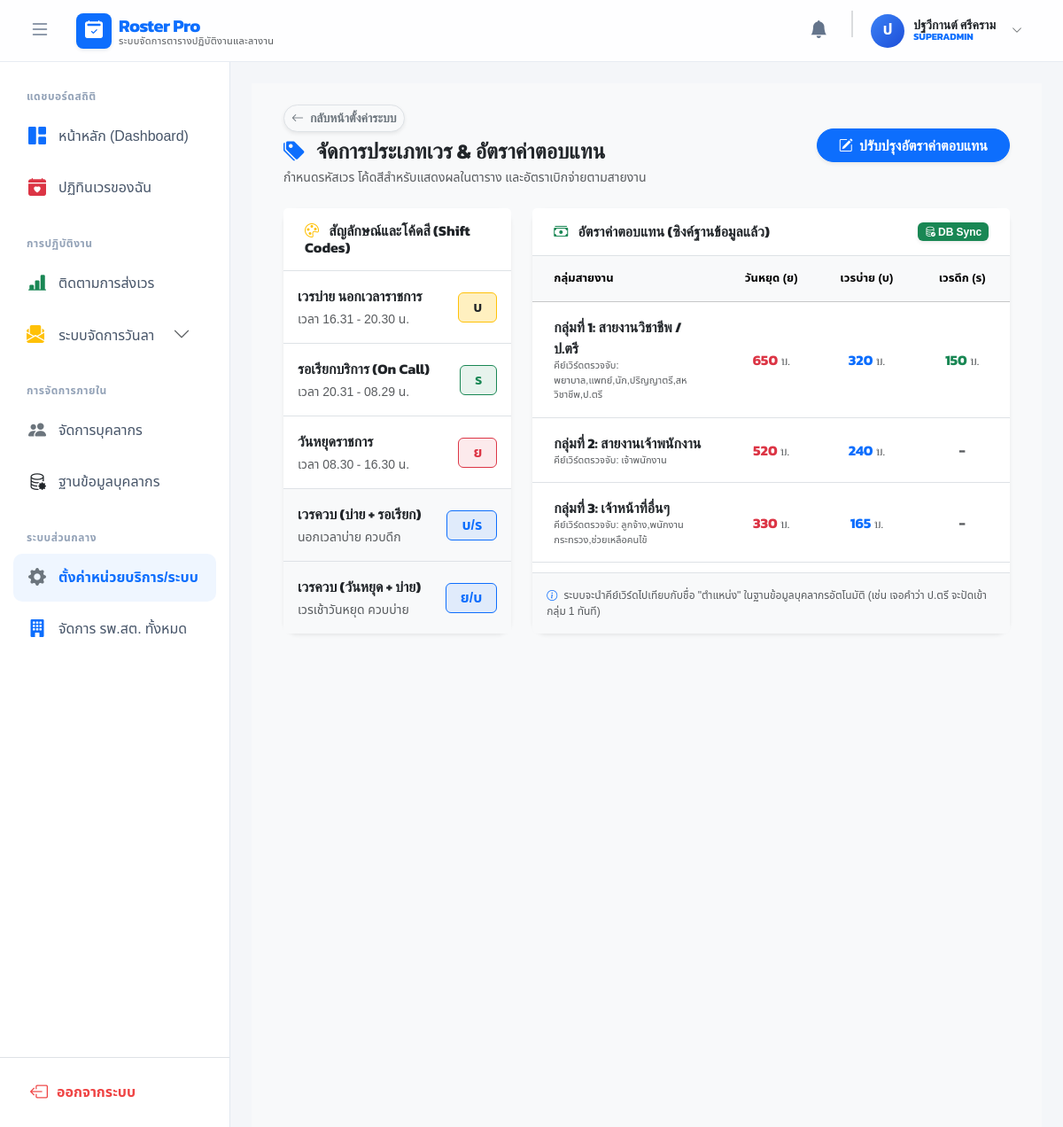
Screenshot of /index.php?c=settings&a=shift_types (signed in) with the database file from the repository.
### tables this page shows
CREATE TABLE `pay_rates` (
  `id` int(11) NOT NULL,
  `name` varchar(100) DEFAULT NULL,
  `group_level` int(11) NOT NULL COMMENT 'ระดับกลุ่ม 1,2,3',
  `group_name` varchar(255) NOT NULL COMMENT 'ชื่อกลุ่มสายงาน',
  `keywords` text NOT NULL COMMENT 'คำค้นหาตำแหน่ง (คั่นด้วยลูกน้ำ)',
  `rate_y` int(11) NOT NULL DEFAULT 0 COMMENT 'เรทวันหยุด (ย)',
  `rate_b` int(11) NOT NULL DEFAULT 0 COMMENT 'เรทเวรบ่าย (บ)',
  `rate_r` int(11) NOT NULL DEFAULT 0 COMMENT 'เรทเวรดึก/On Call (ร)',
  `updated_at` timestamp NOT NULL DEFAULT current_timestamp() ON UPDATE current_timestamp(),
  `display_order` int(11) DEFAULT 0
);

### models/PayRateModel.php (called while the page is built, shortened)
<?php
class PayRateModel {
    private $conn;
    private $table_name = "pay_rates";
    public function __construct($db) {
        $this->conn = $db;
        $this->checkAndCreateTable();
    }
    private function checkAndCreateTable() {
        $query = "CREATE TABLE IF NOT EXISTS `" . $this->table_name . "` (
            `id` INT AUTO_INCREMENT PRIMARY KEY,
            `name` VARCHAR(100) NOT NULL,
            `keywords` TEXT NULL,
            `rate_r` INT DEFAULT 0,
            `rate_y` INT DEFAULT 0,
            `rate_b` INT DEFAULT 0,
            `display_order` INT DEFAULT 0
        ) ENGINE=InnoDB DEFAULT CHARSET=utf8mb4 COLLATE=utf8mb4_unicode_ci;";
        try {
            $this->conn->exec($query);
            $cols = $this->conn->query("SHOW COLUMNS FROM " . $this->table_name)->fetchAll(PDO::FETCH_COLUMN);
            $stmtCount = $this->conn->query("SELECT COUNT(*) FROM " . $this->table_name);
        } catch(PDOException $e) {}
    }
    public function getAllRates() {
        $stmt = $this->conn->prepare("SELECT * FROM " . $this->table_name . " ORDER BY display_order ASC, id ASC");
        $stmt->execute();
        return $stmt->fetchAll(PDO::FETCH_ASSOC);
    }
}
?>

### views/settings/shift_types.php (the view, shortened to what this page needs)
<div class="w-100 bg-light p-3 p-md-4 min-vh-100">
    <div class="container-fluid max-w-7xl mx-auto">
        <div class="d-flex flex-column flex-md-row justify-content-between align-items-md-center mb-4 gap-3">
            <div>
                <a href="index.php?c=settings&a=system" class="btn btn-sm btn-light text-secondary fw-bold mb-2 border rounded-pill shadow-sm">
                    <i class="bi bi-arrow-left me-1"></i> กลับหน้าตั้งค่าระบบ
                </a>
                <h4 class="fw-bold text-dark mb-1">
                    <i class="bi bi-tags-fill text-primary me-2"></i> จัดการประเภทเวร & อัตราค่าตอบแทน
                </h4>
                <p class="text-muted mb-0" style="font-size: 14px;">กำหนดรหัสเวร โค้ดสีสำหรับแสดงผลในตาราง และอัตราเบิกจ่ายตามสายงาน</p>
            </div>
            <div>
                <button class="btn btn-primary fw-bold shadow-sm rounded-pill px-4" data-bs-toggle="modal" data-bs-target="#editRatesModal">
                    <i class="bi bi-pencil-square me-1"></i> ปรับปรุงอัตราค่าตอบแทน
                </button>
            </div>
        </div>
        <div class="row g-4">
            <div class="col-12 col-xl-4">
                <div class="card border-0 shadow-sm rounded-4 h-100">
                    <div class="card-header bg-white border-bottom p-3 px-4">
                        <h6 class="mb-0 fw-bold text-dark"><i class="bi bi-palette text-warning me-2"></i> สัญลักษณ์และโค้ดสี (Shift Codes)</h6>
                    </div>
                    <div class="card-body p-0">
                        <ul class="list-group list-group-flush">
                            <li class="list-group-item p-3 d-flex justify-content-between align-items-center">
                                <div><div class="fw-bold text-dark mb-1">เวรบ่าย นอกเวลาราชการ</div><div class="text-muted small">เวลา 16.31 - 20.30 น.</div></div>
                                <span class="badge bg-warning bg-opacity-25 text-warning text-dark border border-warning px-3 py-2 fs-6">บ</span>
                            </li>
                            <li class="list-group-item p-3 d-flex justify-content-between align-items-center">
                                <div><div class="fw-bold text-dark mb-1">รอเรียกบริการ (On Call)</div><div class="text-muted small">เวลา 20.31 - 08.29 น.</div></div>
                                <span class="badge bg-success bg-opacity-10 text-success border border-success px-3 py-2 fs-6">ร</span>
                            </li>
                            <li class="list-group-item p-3 d-flex justify-content-between align-items-center">
                                <div><div class="fw-bold text-dark mb-1">วันหยุดราชการ</div><div class="text-muted small">เวลา 08.30 - 16.30 น.</div></div>
                                <span class="badge bg-danger bg-opacity-10 text-danger border border-danger px-3 py-2 fs-6">ย</span>
                            </li>
                            <li class="list-group-item p-3 d-flex justify-content-between align-items-center bg-light">
                                <div><div class="fw-bold text-dark mb-1">เวรควบ (บ่าย + รอเรียก)</div><div class="text-muted small">นอกเวลาบ่าย ควบดึก</div></div>
                                <span class="badge bg-primary bg-opacity-10 text-primary border border-primary px-3 py-2 fs-6">บ/ร</span>
                            </li>
                            <li class="list-group-item p-3 d-flex justify-content-between align-items-center bg-light border-bottom-0">
                                <div><div class="fw-bold text-dark mb-1">เวรควบ (วันหยุด + บ่าย)</div><div class="text-muted small">เวรเช้าวันหยุด ควบบ่าย</div></div>
                                <span class="badge bg-primary bg-opacity-10 text-primary border border-primary px-3 py-2 fs-6">ย/บ</span>
                            </li>
                        </ul>
                    </div>
                </div>
            </div>
            <div class="col-12 col-xl-8">
                <div class="card border-0 shadow-sm rounded-4 h-100">
                    <div class="card-header bg-white border-bottom p-3 px-4 d-flex justify-content-between align-items-center">
                        <h6 class="mb-0 fw-bold text-dark"><i class="bi bi-cash-stack text-success me-2"></i> อัตราค่าตอบแทน (ซิงค์ฐานข้อมูลแล้ว)</h6>
                        <span class="badge bg-success text-white shadow-sm"><i class="bi bi-database-check"></i> DB Sync</span>
                    </div>
                    <div class="card-body p-0">
                        <div class="table-responsive">
                            <table class="table table-hover align-middle mb-0 text-center">
                                <thead class="table-light text-secondary" style="font-size: 13px;">
                                    <tr>
                                        <th class="py-3 px-4 text-start" width="40%">กลุ่มสายงาน</th>
                                        <th class="py-3" width="20%">วันหยุด (ย)</th>
                                        <th class="py-3" width="20%">เวรบ่าย (บ)</th>
                                        <th class="py-3" width="20%">เวรดึก (ร)</th>
                                    </tr>
                                </thead>
                                <tbody>
                                    <?php foreach($pay_rates as $rate): ?>
                                    <tr>
                                        <td class="text-start px-4 py-3">
                                            <div class="fw-bold text-dark"><?= htmlspecialchars($rate['group_name']) ?></div>
                                            <div class="text-muted" style="font-size: 11px;">คีย์เวิร์ดตรวจจับ: <?= htmlspecialchars($rate['keywords']) ?></div>
                                        </td>
                                        <td class="fw-bold text-danger"><?= $rate['rate_y'] ?> <small class="text-muted fw-normal">บ.</small></td>
                                        <td class="fw-bold text-primary"><?= $rate['rate_b'] ?> <small class="text-muted fw-normal">บ.</small></td>
                                        <td class="fw-bold text-success"><?= $rate['rate_r'] > 0 ? $rate['rate_r'].' <small class="text-muted fw-normal">บ.</small>' : '<span class="text-muted">-</span>' ?></td>
                                    </tr>
                                    <?php endforeach; ?>
                                </tbody>
                            </table>
                        </div>
                    </div>
                    <div class="card-footer bg-light border-top p-3 text-muted" style="font-size: 12px;">
                        <i class="bi bi-info-circle text-primary me-1"></i>
                        ระบบจะนำคีย์เวิร์ดไปเทียบกับชื่อ "ตำแหน่ง" ในฐานข้อมูลบุคลากรอัตโนมัติ (เช่น เจอคำว่า ป.ตรี จะปัดเข้ากลุ่ม 1 ทันที)
                    </div>
                </div>
            </div>
        </div>
    </div>
</div>

### views/layouts/header.php (style rules this page uses)
:root { --primary-color: #0d6efd; --sidebar-bg: #ffffff; --navbar-height: 70px; }
body { font-family: 'Noto Sans Thai', sans-serif; background-color: #f4f6f9; height: 100vh; overflow: hidden; margin: 0; padding: 0; -webkit-font-smoothing: antialiased; }
h1, h2, h3, h4, h5, h6, .fw-bold { font-family: 'Kanit', sans-serif; }

### rows the page displays
pay_rates: group_name "กลุ่มที่ 1: สายงานวิชาชีพ / ป.ตรี", keywords "พยาบาล,แพทย์,นัก,ปริญญาตรี,สหวิชาชีพ,ป.ตรี", rate_y "650", rate_b "320", rate_r "150"
pay_rates: group_name "กลุ่มที่ 2: สายงานเจ้าพนักงาน", keywords "เจ้าพนักงาน", rate_y "520", rate_b "240"
pay_rates: group_name "กลุ่มที่ 3: เจ้าหน้าที่อื่นๆ", keywords "ลูกจ้าง,พนักงานกระทรวง,ช่วยเหลือคนไข้", rate_y "330", rate_b "165"

### other values shown
$app_name "Roster Pro"
$app_subtitle "ระบบจัดการตารางปฏิบัติงานและลางาน"
mb_substr($_SESSION['user']['name'], 0, 1, 'UTF-8') "ป"
$_SESSION['user']['name'] "ปฐวีกานต์ ศรีคราม"
$_SESSION['user']['role'] "SUPERADMIN"
